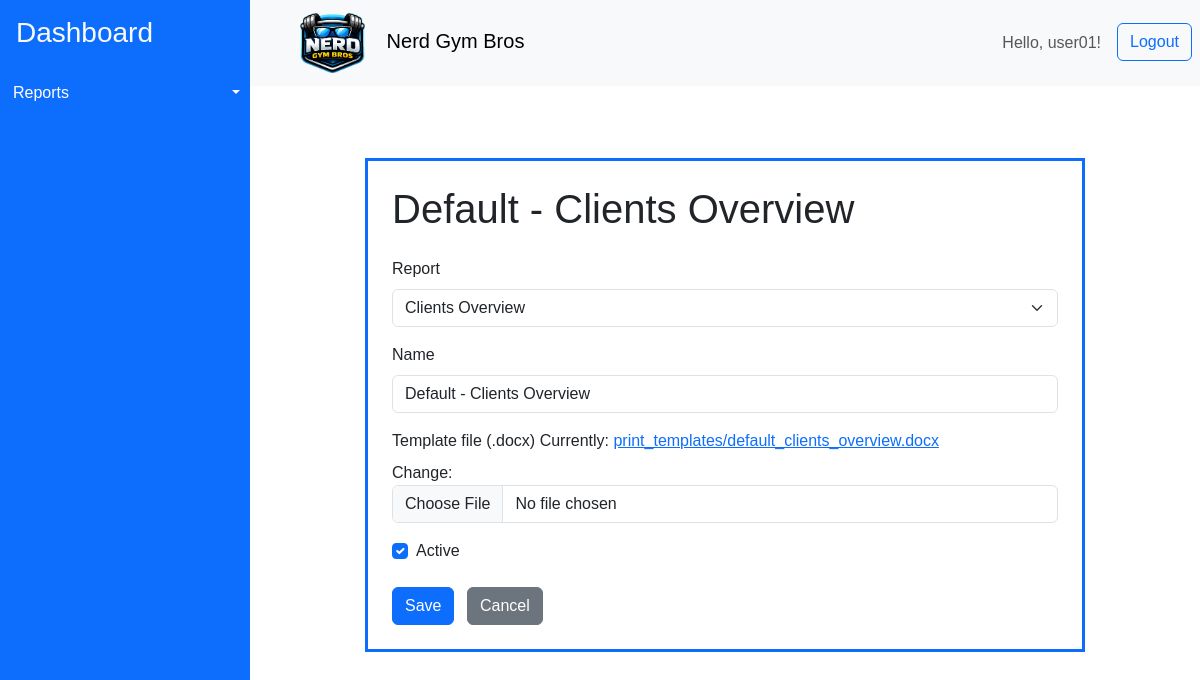
The page /reports/print-templates/2/update/ (signed in) on the database its author committed.
### gymReports/models.py (models this page shows, shortened)
class PrintTemplate(models.Model):
    report_key = models.CharField(max_length=64, choices=REPORT_TEMPLATE_CHOICES)
    name = models.CharField(max_length=120)
    template_file = models.FileField(upload_to="print_templates/")
    is_active = models.BooleanField(default=True)
    created_by = models.ForeignKey(
        User, null=True, blank=True, on_delete=models.SET_NULL
    )
    created_at = models.DateTimeField(auto_now_add=True)
    updated_at = models.DateTimeField(auto_now=True)
    class Meta:
        indexes = [models.Index(fields=["report_key", "is_active"])]
        ordering = ["-updated_at", "-created_at"]

### gymReports/views.py (the view)
class PrintTemplateUpdateView(LoginRequiredMixin, UpdateView):
    model = PrintTemplate
    form_class = PrintTemplateForm
    template_name = "gymApp/print_templates/form.html"
    success_url = reverse_lazy("gymReports:print_template_list")

### gymReports/forms.py
class PrintTemplateForm(forms.ModelForm):
    def __init__(self, *args, **kwargs):
        super().__init__(*args, **kwargs)
        self.fields["report_key"].widget.attrs.update({"class": "form-select"})
        self.fields["name"].widget.attrs.update({"class": "form-control"})
        self.fields["template_file"].widget.attrs.update({"class": "form-control"})
        self.fields["is_active"].widget.attrs.update({"class": "form-check-input"})
    class Meta:
        model = PrintTemplate
        fields = ["report_key", "name", "template_file", "is_active"]

### gymApp/templates/gymApp/print_templates/form.html (shortened to what this page needs)
{% extends "gymApp/layout.html" %}
{% block content %}
<div class="container mt-5 p-4 border border-3 border-primary" style="max-width: 720px;">
    <h1 class="mb-4">{{ form.instance.name|default:"New Print Template" }}</h1>
    <form method="post" enctype="multipart/form-data">
        <div class="mb-3">
            <label class="form-label">Report</label>
            {{ form.report_key }}
        </div>
        <div class="mb-3">
            <label class="form-label">Name</label>
            {{ form.name }}
        </div>
        <div class="mb-3">
            <label class="form-label">Template file (.docx)</label>
            {{ form.template_file }}
        </div>
        <div class="form-check mb-4">
            {{ form.is_active }}
            <label class="form-check-label">Active</label>
        </div>
        <button type="submit" class="btn btn-primary">Save</button>
        <a href="{% url 'gymReports:print_template_list' %}" class="btn btn-secondary ms-2">Cancel</a>
    </form>
</div>
{% endblock %}

### gymApp/templates/gymApp/layout.html (shortened to what this page needs)
{% load bootstrap_icons %}
{% load static %}
<!DOCTYPE html>
<html>
    <head>
        <link href="https://cdn.jsdelivr.net/npm/bootstrap@5.3.8/dist/css/bootstrap.min.css" rel="stylesheet">
        <link rel="stylesheet" href="{% static 'styles/styles.css' %}">
    </head>
    <body>
    <div class="container-fluid layout d-flex flex-row p-0">
      <aside class="sidebar bg-primary" id="sidebar">
        <a class="d-block h3 pt-3 ps-3 link-light link-underline-opacity-0" href="{% url 'home'%}">Dashboard</a>
        <ul class="list-group mt-4" style="white-space: nowrap;" >
          <li class="d-flex  btn-group">
            <a href="{% url 'reports' %}" class="d-block text-start btn btn-primary rounded-0 flex-grow-1 "> {% bs_icon 'file-earmark-bar-graph-fill' size='1.25em'  %} Reports</a>
            <button type="button" class="d-block btn btn-primary rounded-0 dropdown-toggle dropdown-toggle-split flex-grow-0 flex-shrink-0 " data-bs-toggle="dropdown" aria-expanded="false">
            </button>
          </li>
        </ul>
      </aside>
      <div class="content container-fluid p-0">
        <nav class="navbar navbar-light bg-light p-2">
          <div class="d-flex align-items-center">
          <button class="btn toggle-btn" id="toggleBtn">{% bs_icon 'list' size='1.75em' color='blue' %}</button>
          <span class="navbar-brand mb-0 h1 ms-3"><img class="me-3" src="{% static 'assets/icons/logo.png' %}" alt="Nerd Gym Bros Logo" style="height: 3em;"> Nerd Gym Bros </span>
          </div>
          <div class="d-flex">
          <span class=" navbar-text me-3"> Hello, {{ user.username }}! </span>
          <form method="post" action="{% url 'logout' %}">
              <button type="submit" class="btn btn-outline-primary">Logout</button>
          </form>
          </div>
        </nav>
        <main class='p-4'>
            {% block content %}{% endblock %}
        </main>
      </div>
    </div>
    </body>
</html>

### gymApp/static/styles/styles.css (style rules this page uses)
* { box-sizing: border-box; }
body { box-sizing: border-box; margin: 0; font-family: sans-serif; }
.layout { min-height: 100vh; }
.sidebar { overflow:hidden; transform: translateX(0); min-width: 250px; width: 250px; transition: width .15s ease-in-out; }
.toggle-btn { display: block; }

### rows shown on the page
PrintTemplate: instance.name "Default - Clients Overview", report_key "Clients Overview", name "Default - Clients Overview", is_active "☑"

### other values the page prints
{{ user.username }} "user01"
